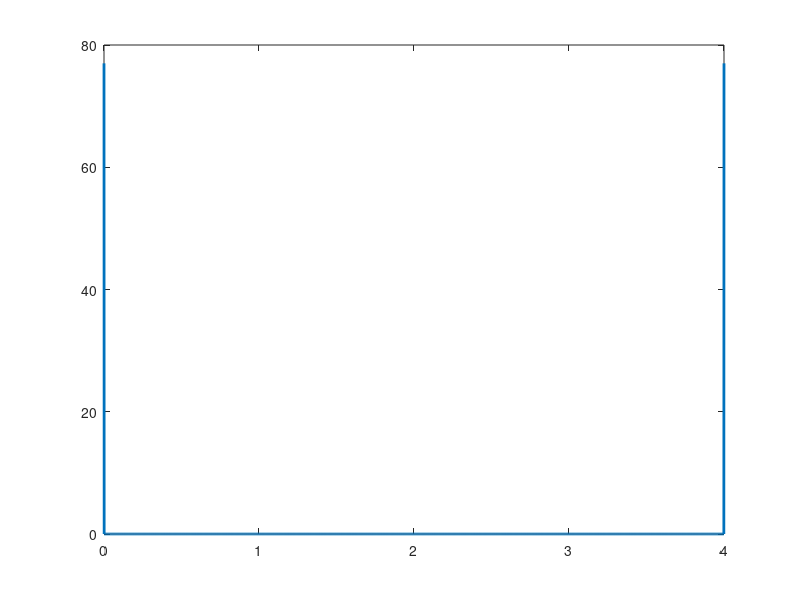

Reproduce this figure in MATLAB.
% Esercitazione 4, esercizio 3
% Simone Canevarolo
% S269893
% 27/10/2023

clear all
close all
clc

%% 

DD = 1e-2; % m diametro
LL = 4; % m lunghezza
II = 1e3; % A corrente
Tb = 77; % K temperatura
% estremità a Tb costanti, Dirichlet
hh = 500; % W/(m^2*K)
rocu = 1.75e-8; % omega*m resistività elettrica
kk = 350; % W/(m*K) coonducibilità termica

As = pi*(DD/2).^2; % m^2 area sezione (non SCAMBIO)
Alat = 2*pi*(DD/2)*LL; % m^2 area laterale
Vol = As*LL; % m^3 volume

dx = 1e-3; % m delta lunghezza
xx = (0:dx:LL)';

NN = length(xx);

sub_diag = ones(NN,1);
main_diag = (-2-hh*Alat/Vol)*ones(NN,1);
sup_diag = sub_diag;

Band = [[sub_diag(2:end);0], main_diag, [0;sup_diag(1:end-1)]];

AA = spdiags(Band,-1:1,NN,NN);

bb = (-(rocu*II^2)/(As^2)-hh*As/Vol*Tb)*(dx^2/kk)*ones(NN,1);

%%

% Dirichlet
AA(1,1) = 1;
AA(1,2) = 0;
bb(1) = Tb;

% Dirichlet
AA(end,end-1) = 0;
AA(end,end) = 1;
bb(end) = Tb;

TT = AA\bb;

% non serve ma verifico
% Tmax=max(TT)

%%

figure(1)
title('Andamento della temperatura nello spessore')
plot(xx,TT,'LineWidth',2)